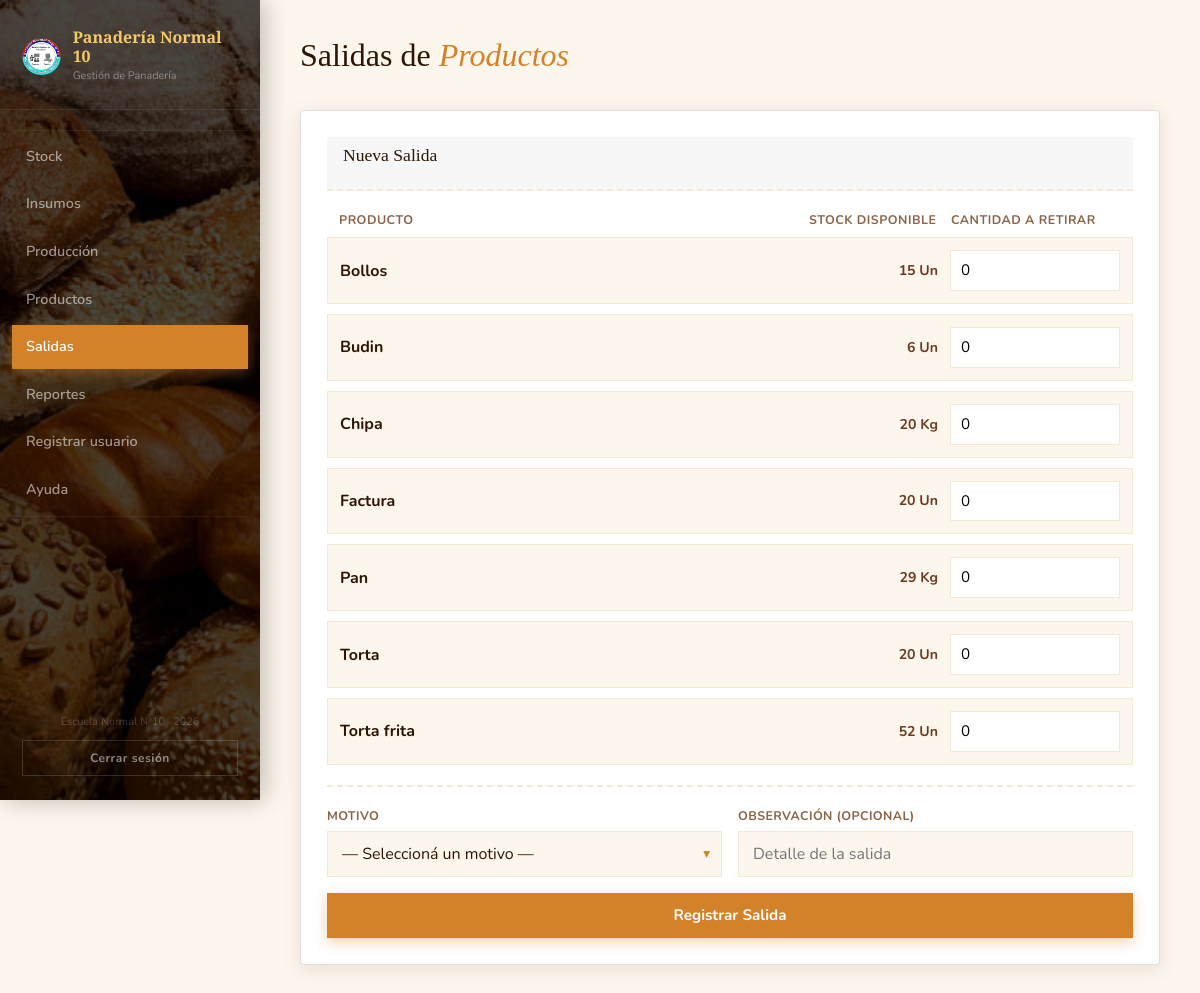
/salidas.php (signed in), run on the app's committed database.
### tables this page shows
CREATE TABLE `productos` (
  `idproductos` int(11) NOT NULL,
  `idunidad_de_medida` int(11) NOT NULL,
  `nombre` varchar(45) NOT NULL
);

CREATE TABLE `unidad_de_medida` (
  `idunidad_de_medida` int(11) NOT NULL,
  `nombre` varchar(45) NOT NULL,
  `abreviatura` varchar(10) NOT NULL
);

### PHP/utilidades.php (called while the page is built)
<?php
if (!function_exists('formatear_cantidad')) {
    function formatear_cantidad($numero) {
        $texto = number_format((float) $numero, 3, ',', '');
        return rtrim(rtrim($texto, '0'), ',') ?: '0';
    }
}

### salidas.php (the view, shortened to what this page needs)
<?php
require_once 'conexion.php';
require_once 'PHP/utilidades.php';
?>
<!DOCTYPE html>
<html lang="es">
<head>
  <link rel="stylesheet" href="Framework/bootstrap-5.1.3/css/bootstrap.min.css"/>
  <link rel="stylesheet" href="CSS/styles.css"/>
</head>
<body>
  <aside class="sidebar">
    <div class="sidebar-brand">
      <div class="brand-icon"><img src="CSS/Imagenes/Logo.png" alt="Logo panadería"></div>
      <div class="brand-text">
        <span class="brand-name">Panadería Normal 10</span>
        <span class="brand-sub">Gestión de Panadería</span>
      </div>
    </div>
    <ul class="nav-links">
      <?php include 'sidebar.php'; ?>
    </ul>
    <div class="sidebar-footer">
      <span>Escuela Normal N°10 · 2026</span>
      <a href="logout.php" class="btn-logout">Cerrar sesión</a>
    </div>
  </aside>
  <main class="main-content">
    <header class="page-header">
      <div>
        <h1 class="page-title">Salidas de <em>Productos</em></h1>
      </div>
    </header>
    <section class="card" aria-label="Registrar salida de productos">
      <header class="card-header">
        <h2>Nueva Salida</h2>
      </header>
      <form id="form-salida" method="POST">
        <div class="encabezado-salida" aria-hidden="true">
          <span>Producto</span>
          <span>Stock disponible</span>
          <span>Cantidad a retirar</span>
        </div>
        <?php
        $lista_productos = mysqli_query($conexion, "
            SELECT p.idproductos, p.nombre AS nombre_producto, u.abreviatura,
                   COALESCE(s.cantidad, 0) AS stock_disponible
            FROM productos p
            INNER JOIN unidad_de_medida u ON p.idunidad_de_medida = u.idunidad_de_medida
            LEFT  JOIN stock_productos   s ON s.id_producto = p.idproductos
            ORDER BY p.nombre
        ");
        while ($producto = mysqli_fetch_assoc($lista_productos)):
            $sin_stock        = $producto['stock_disponible'] <= 0;
            $stock_formateado = formatear_cantidad($producto['stock_disponible']);
            $solo_lectura     = $sin_stock ? 'readonly' : '';
            $clase_fila       = $sin_stock ? 'fila-salida fila-sin-stock' : 'fila-salida';
        ?>
          <div class="<?= $clase_fila ?>">
            <span class="nombre-producto"><?= htmlspecialchars($producto['nombre_producto']) ?></span>
            <span class="stock-disponible">
              <?= $stock_formateado ?> <?= htmlspecialchars($producto['abreviatura']) ?>
            </span>
            <input type="number" name="cantidad[]" step="0.001" min="0"
                   max="<?= $producto['stock_disponible'] ?>" value="0"
                   class="input-cantidad" <?= $solo_lectura ?>
                   aria-label="Cantidad a retirar de <?= htmlspecialchars($producto['nombre_producto']) ?>">
          </div>
        <?php endwhile; ?>
        <div class="opciones-salida">
          <div class="form-group">
            <label for="motivo">Motivo</label>
            <div class="select-wrapper">
              <select id="motivo" name="motivo" required>
                <option value="">— Seleccioná un motivo —</option>
              </select>
            </div>
          </div>
          <div class="form-group">
            <label for="observacion">Observación (opcional)</label>
            <input type="text" id="observacion" name="observacion" maxlength="255"
                   placeholder="Detalle de la salida">
          </div>
          <div class="form-full">
            <button type="submit" class="btn-primary">Registrar Salida</button>
          </div>
        </div>
      </form>
    </section>
  </main>
</body>
</html>

### data on the page
productos: nombre "Bollos", stock_formateado "15", idunidad_de_medida.abreviatura "Un"
productos: nombre "Budin", stock_formateado "6", idunidad_de_medida.abreviatura "Un"
productos: nombre "Chipa", stock_formateado "20", idunidad_de_medida.abreviatura "Kg"
productos: nombre "Factura", stock_formateado "20", idunidad_de_medida.abreviatura "Un"
productos: nombre "Pan", stock_formateado "29", idunidad_de_medida.abreviatura "Kg"
productos: nombre "Torta", stock_formateado "20", idunidad_de_medida.abreviatura "Un"
productos: nombre "Torta frita", stock_formateado "52", idunidad_de_medida.abreviatura "Un"

### other printed values
$item['etiqueta'] "Stock"
$item['etiqueta'] "Insumos"
$item['etiqueta'] "Producción"
$item['etiqueta'] "Productos"
$item['etiqueta'] "Salidas"
$item['etiqueta'] "Reportes"
$item['etiqueta'] "Registrar usuario"
$item['etiqueta'] "Ayuda"
